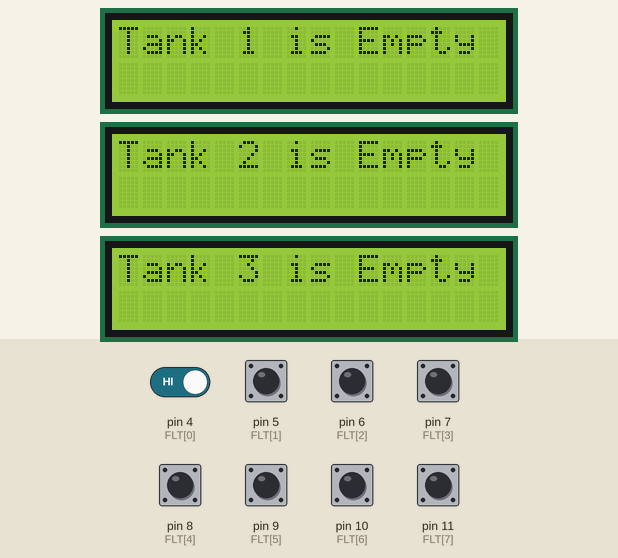
Recording of a sketch running on a simulated Arduino Uno, built with avr-gcc and run on an emulated ATmega328P. Shown: 3 × 16×2 character LCD. Inputs (shaded band) come from the test bench; at power-on: pin 4 (FLT[0]), pin 5 (FLT[1]), pin 6 (FLT[2]), pin 7 (FLT[3]), pin 8 (FLT[4]), pin 9 (FLT[5]), pin 10 (FLT[6]), pin 11 (FLT[7]) HIGH. What the sketch prints to the serial monitor is not drawn.

Above: at 2.5 s.
2.6 s: pin 8 (FLT[4]) pulled LOW for 0.15 s
At 2.72 s:
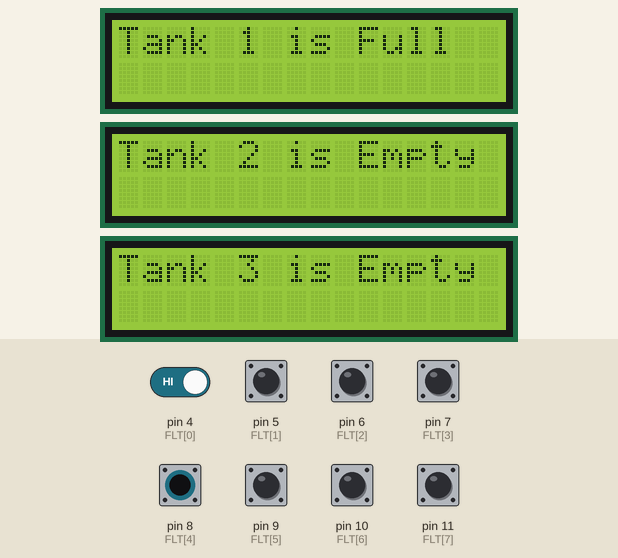
4.2 s: pin 9 (FLT[5]) pulled LOW for 0.15 s
At 4.34 s:
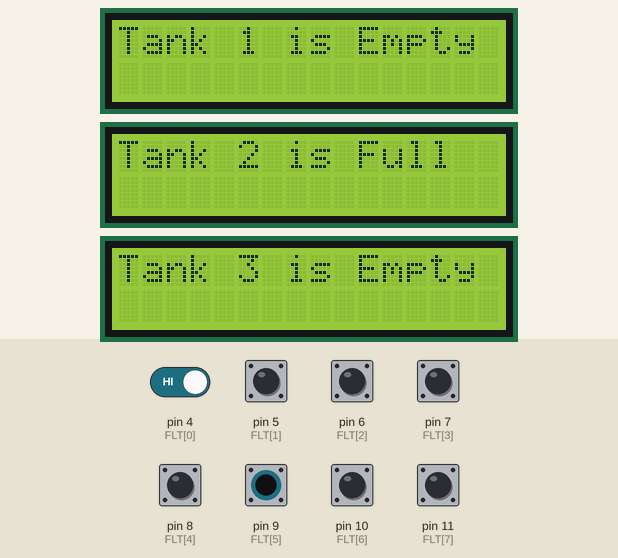
5.9 s: pin 10 (FLT[6]) pulled LOW for 0.15 s
At 6.05 s:
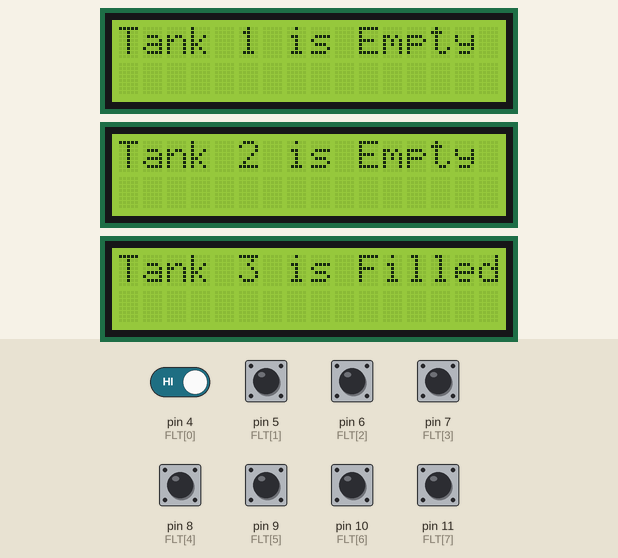
7.6 s: pin 4 (FLT[0]) driven LOW and pin 8 (FLT[4]) driven LOW
At 8.8 s:
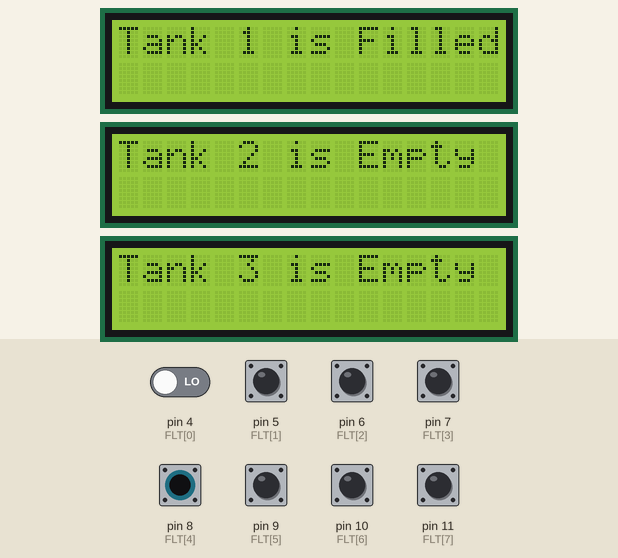
9.1 s: pin 11 (FLT[7]) pulled LOW for 0.15 s
At 9.24 s:
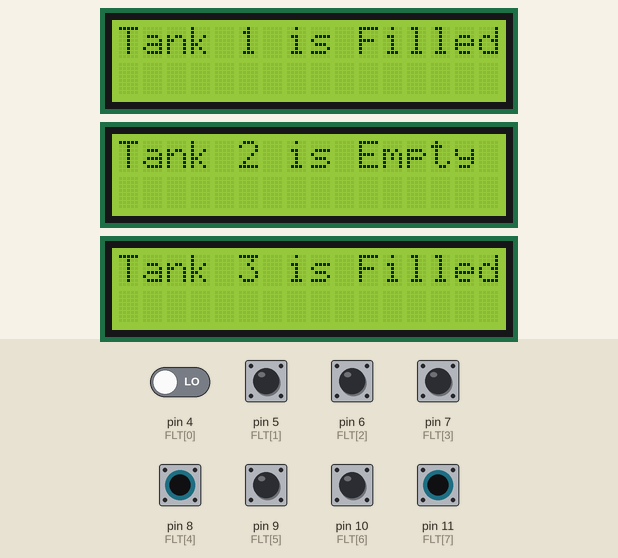
10.8 s: pin 9 (FLT[5]) pulled LOW for 1 s
At 11.6 s:
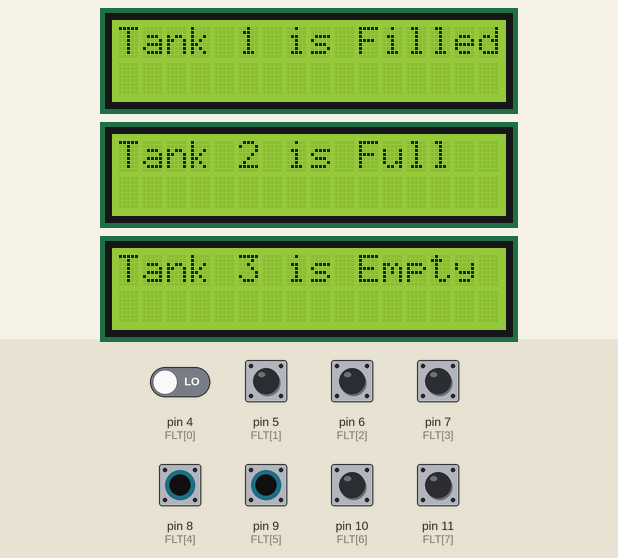
Timing chart, 0 to 13.8 s (numbered marks = the images above; inputs shaded):
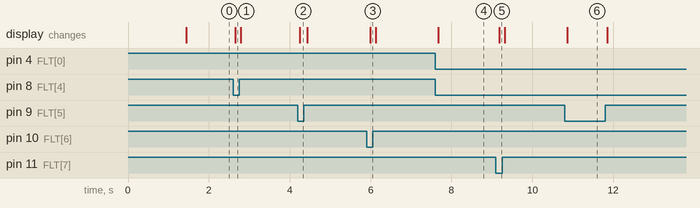

The sketch:

Integration_1_Water_Tank_Capacity_Status.ino
```cpp
#include <LiquidCrystal_I2C.h>
#include <Wire.h>

LiquidCrystal_I2C lcd[3] = {LiquidCrystal_I2C (0x27,16,2),
                            LiquidCrystal_I2C (0x26,16,2),
                            LiquidCrystal_I2C (0x25,16,2)};

int FLT[8] = {4,5,6,7,8,9,10,11};

int i;

boolean FLT_Value[8];
boolean Tank_Status[4];
boolean Tank_Capacity[3];

void setup()
{
  Serial.begin(9600);

  for(i = 0; i < 8; i++)
    pinMode(FLT[i], INPUT_PULLUP);

  for(i = 0; i < 3; i++)
  {
    lcd[i].begin(16,2);
    lcd[i].init();
    lcd[i].backlight();
    lcd[i].clear();
  }

  delay(1000);
}

void loop()
{
  tankStatus();

  //lcd print tank names
  for(i = 0; i < 3; i++)
  {
    lcd[i].setCursor(0,0);
    lcd[i].print("Tank");
    lcd[i].setCursor(5,0);
    lcd[i].print(i + 1);
    lcd[i].setCursor(7,0);
    lcd[i].print("is");
  }

  //lcd print tank status
  for(i = 0; i < 3; i++)
  {
    lcd[i].setCursor(10,0);

    if(Tank_Capacity[i] == HIGH)
      lcd[i].print("Full  ");
    else if(FLT_Value[i + 4] == LOW)
      lcd[i].print("Filled");
    else
      lcd[i].print("Empty ");
  }

  //serial print tank status
  for(i = 0; i < 3; i++)
  {
    if(Tank_Capacity[i] == HIGH)
      Serial.print("FULL ");
    else if(FLT_Value[i + 4] == LOW)
      Serial.print("FILLED ");
    else
      Serial.print("EMPTY ");
  }

  Serial.println();
}
```

tankStatus.ino
```cpp
void tankStatus()
{
  //sense float switches
  for(i = 0; i < 8; i++)
    FLT_Value[i] = digitalRead(FLT[i]);

  //per tank status
  for(i = 0; i < 4; i++)
  {
    if(FLT_Value[i] == HIGH && FLT_Value[i + 4] == LOW)
      Tank_Status[i] = HIGH;
    else
      Tank_Status[i] = LOW;
  }

  Tank_Status[2] *= Tank_Status[3];

  //per area status
  for(i = 0; i < 3; i++)
  {
    if(Tank_Status[i] == HIGH)
      Tank_Capacity[i] = HIGH;
    else
      Tank_Capacity[i] = LOW;
  }

  FLT_Value[6] *= FLT_Value[7];
}
```

Measured:
- after the input at 2.6 s, the display: changes after 0.06 s (image 1)
- after the input at 4.2 s, the display: changes after 0.05 s (image 2)
- after the input at 5.9 s, the display: changes after 0.09 s (image 3)
- after the input at 7.6 s, the display: changes after 0.08 s (image 4)
- after the input at 9.1 s, the display: changes after 0.08 s (image 5)
- after the input at 10.8 s, the display: changes after 0.07 s (image 6)
